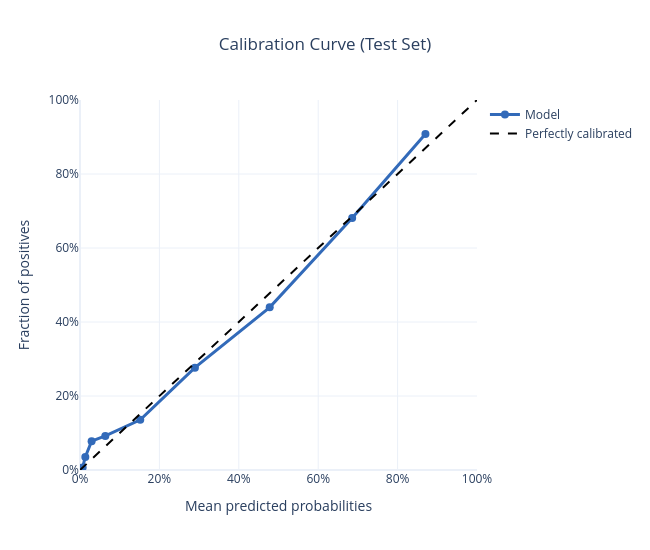

Notebook code for this chart:
### Markdown cell above
## Calibration

This section evaluates how well predicted probabilities match observed churn rates.

### Code cell
from sklearn.calibration import calibration_curve

prob_true, prob_pred = calibration_curve(
    y_test,
    y_test_proba,
    n_bins=10,
    strategy='quantile',
)

fig = go.Figure()

fig.add_trace(
    go.Scatter(
        x=prob_pred,
        y=prob_true,
        mode='lines+markers',
        name='Model',
        line=dict(color="#326AB9", width=3),
        marker=dict(size=8),
    )
)

fig.add_trace(
    go.Scatter(
        x=[0, 1],
        y=[0, 1],
        mode='lines',
        name='Perfectly calibrated',
        line=dict(color='black', dash='dash', width=2),
    )
)

fig.update_layout(
    title='Calibration Curve (Test Set)',
    xaxis_title='Mean predicted probabilities',
    yaxis_title='Fraction of positives',
    template='plotly_white',
    title_x=0.5,
    hovermode='closest',
    width=650,
    height=550,
)

fig.update_xaxes(range=[0, 1], tickformat='.0%')
fig.update_yaxes(range=[0, 1], tickformat='.0%')

fig.show()

### Figure 1 — Plotly figure (JSON) as saved in the notebook; plotly's stock layout.template omitted (floating-point values rounded to 4 significant figures)
{"data": [{"line": {"color": "#326AB9", "width": 3}, "marker": {"size": 8}, "mode": "lines+markers", "name": "Model", "type": "scatter", "x": [0.002631, 0.006665, 0.01337, 0.02926, 0.06379, 0.1518, 0.2894, 0.4779, 0.6856, 0.8702], "y": [0, 0.007092, 0.03546, 0.07801, 0.0922, 0.1357, 0.2766, 0.4397, 0.6809, 0.9078]}, {"line": {"color": "black", "dash": "dash", "width": 2}, "mode": "lines", "name": "Perfectly calibrated", "type": "scatter", "x": [0, 1], "y": [0, 1]}], "layout": {"height": 550, "hovermode": "closest", "title": {"text": "Calibration Curve (Test Set)", "x": 0.5}, "width": 650, "xaxis": {"range": [0, 1], "tickformat": ".0%", "title": {"text": "Mean predicted probabilities"}}, "yaxis": {"range": [0, 1], "tickformat": ".0%", "title": {"text": "Fraction of positives"}}}}
